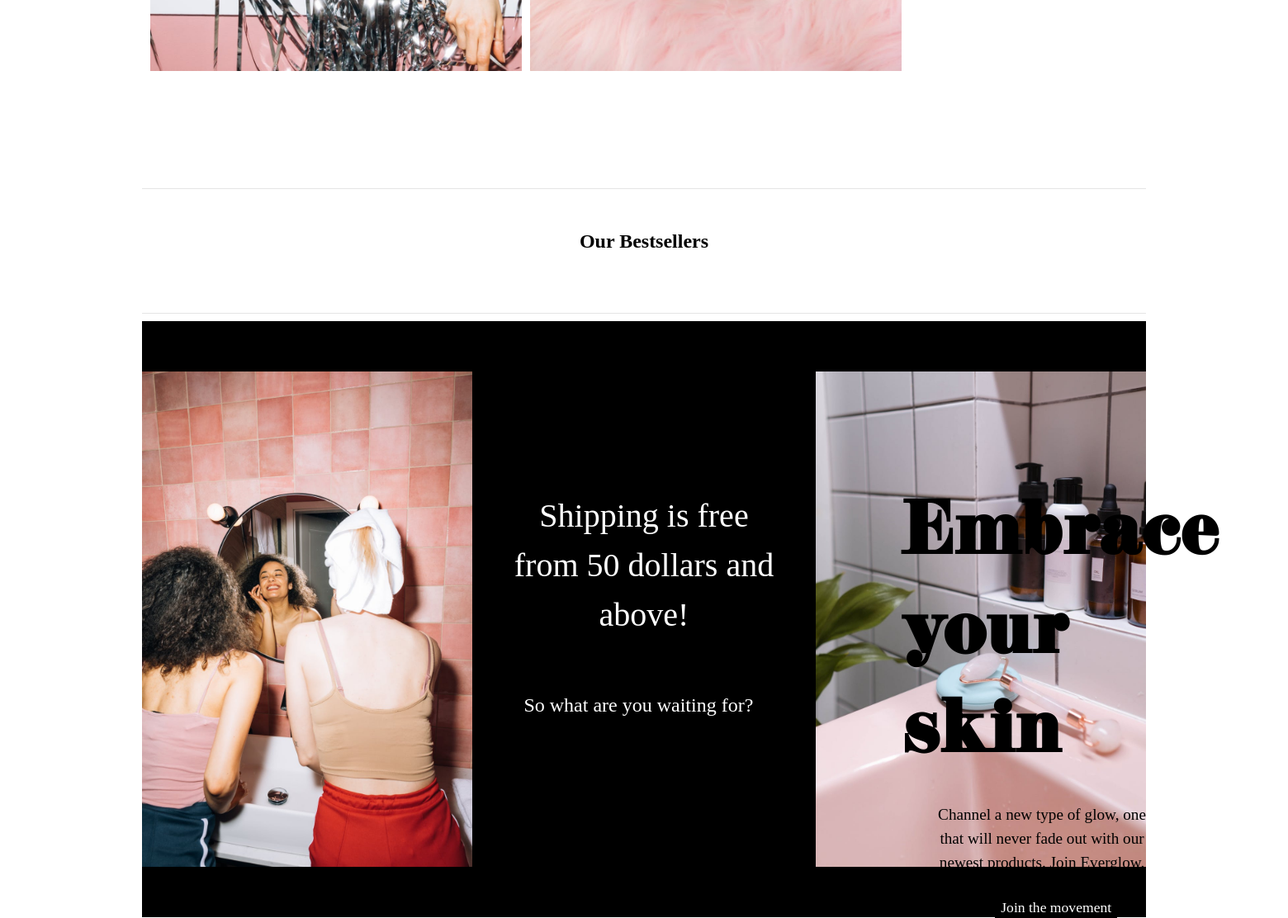
Page /accueil (middle part) on the earlier database version.
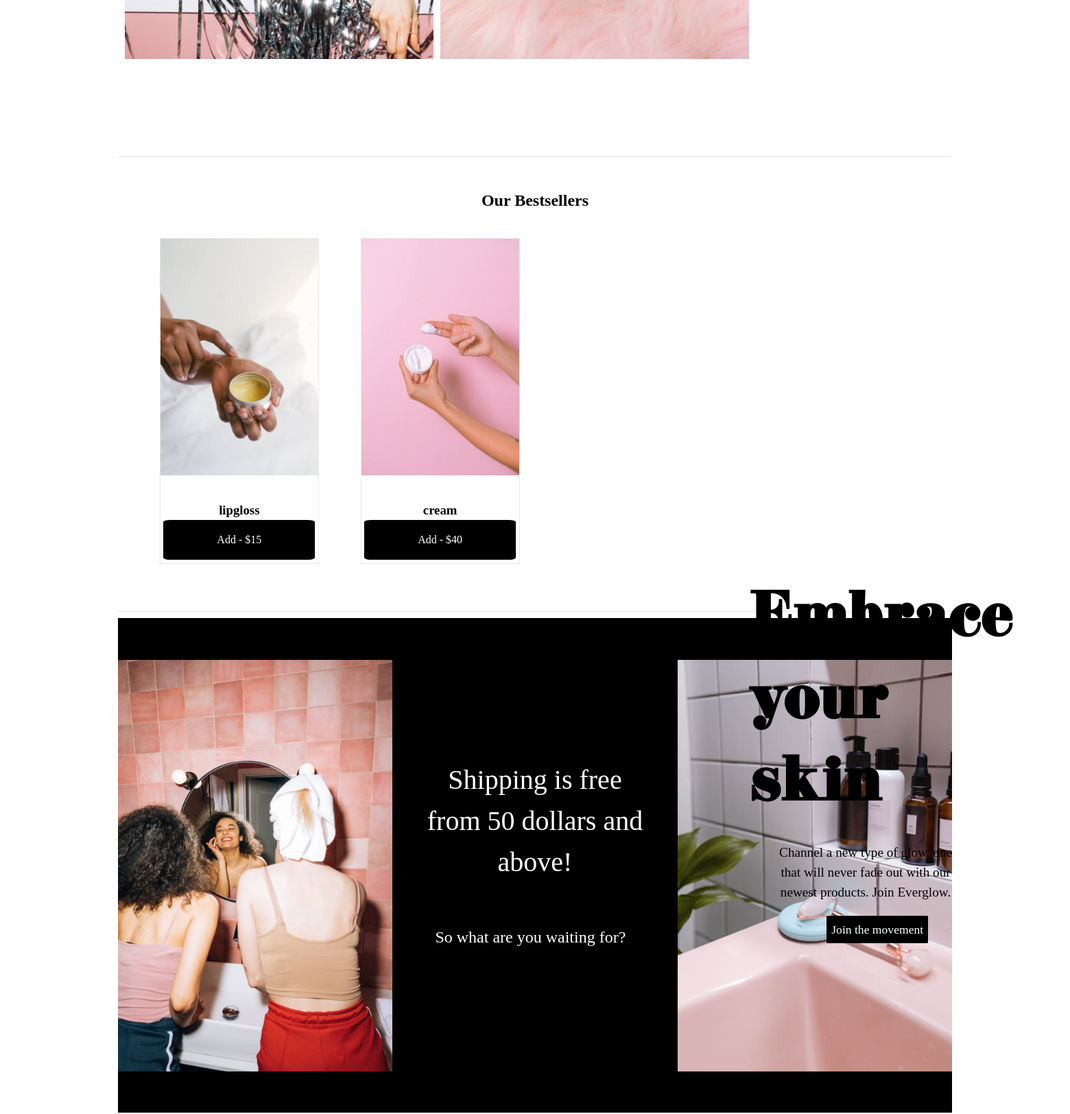
Same page on the later database version.
### tables this page shows
CREATE TABLE IF NOT EXISTS `products` (
  `id` int(11) NOT NULL AUTO_INCREMENT,
  `name` varchar(255) NOT NULL,
  `description` varchar(1000) NOT NULL,
  `price` float NOT NULL,
  `id_categorie` int(11) NOT NULL,
  `id_sous_categorie` int(11) NOT NULL,
  `tags` varchar(1000) DEFAULT NULL,
  PRIMARY KEY (`id`),
  KEY `relation_product_cat` (`id_categorie`),
  KEY `relation_product_sous_cat` (`id_sous_categorie`)
);

### libraries/Renderer.php (called while the page is built, shortened)
<?php
class Renderer {
    public static function render(string $fichier, array $donnees = [], string $template = 'layout')
    {
        extract($donnees);
        require_once 'views/'.$fichier.'.html.php';
        $content = ob_get_clean();
        require_once 'views/'.$template.'.html.php';
    }
}

### controllers/CommandsController.php (called while the page is built)
<?php
require_once('libraries/Renderer.php');
class CommandsController extends Controller
{
    public static function selectBestsellers(){
        $model = new CommandsModel();
        $bestsellers = $model->findBestsellers();
        Renderer::render('accueil' , compact('bestsellers'));
    }
}
?>

### index.php (called while the page is built, shortened)
<?php
Router::process();
?>

### libraries/Database.php (called while the page is built)
<?php
class Database
{
    protected static $instance = null;
    public static function getPdo()
    {
        if(self::$instance == null){
        try {
        self::$instance = new PDO('mysql:host=localhost;dbname=boutique;charset=utf8', 'root', '', [
            PDO::ATTR_ERRMODE => PDO::ERRMODE_EXCEPTION,
            PDO::ATTR_DEFAULT_FETCH_MODE => PDO::FETCH_ASSOC
        ]);
        } catch (PDOException $e) {
            die('Erreur : ' .$e->getMessage());
        }
        }
        return self::$instance;
    }
}

### models/CommandsModel.php (called while the page is built, shortened)
<?php
class CommandsModel extends Model
{
    public function findBestsellers()
    {
        $this->database = DataBase::getPdo();
        $bag=$this->database -> prepare('SELECT commands.id_product, products.id, products.name, products.price, images.url_image FROM `commands` INNER JOIN products ON products.id = commands.id_product INNER JOIN images ON products.id = images.id_product GROUP BY `id_product` ORDER BY COUNT(*) DESC LIMIT 4');
        $bag-> execute();
        $resultBag=$bag->fetchAll();
        return($resultBag);
    }
}

### views/accueil.html.php (the view, shortened to what this page needs)
<article>
    <section class="images-accueil">
        <div id="accueil-img">
        </div>
        <div id="accueil-text">
            <h1>Embrace your skin</h1>
            <p>Channel a new type of glow, one that will never fade out with our newest products.
                Join Everglow.
            </p>
            <button>Join the movement</button>
        </div>
    </section>
    <section class="accueil-bestsellers">
        <hr>
        <h2>Our Bestsellers</h2>
        <div class='wrapper'>
        <?php
            foreach($bestsellers as $bestseller)
            {
                ?>
                <div class='bestsellers-products'>
                    <div class="bestsellers-img">
                      <img src='uploads/<?= $bestseller['url_image'] ?>'/>
                    </div>
                    <div class='intern-case'>
                        <h3><a href='products/<?= $bestseller['id'] ?>'><?= $bestseller['name'] ?></a></h3>
                        <button><p id=''>Add  -  $<?= $bestseller['price'] ?></p></button>
                    </div>
                </div>
                <?php
            }
        ?>
        </div>
    </section>
    <section class="accueil-banderole">
        <hr>
        <div class="banderole">
            <img src="images/generalvibe/imgvibe3.jpeg" width="400px">
            <div class="text-banderole">
                <p class="accroche-banderole">Shipping is free from 50 dollars and above!</p>
                <p class="p-banderole">So what are you waiting for?</p>
            </div>
            <img src="images/generalvibe/vibe.jpeg" width="400px">
        </div>
    </section>
</article>

### libraries/Router.php (shortened to what this page needs)
<?php
class Router
{
    public static function process()
    {
        if(!empty($_GET['p']))
        {
            $url = explode('/', filter_var($_GET['p'], FILTER_SANITIZE_URL));
            if(!empty($url[0]))
            {
                if($url[0] == 'accueil'){
                    CommandsController::selectBestsellers();
                } elseif ($url[0] == 'about') {
                    Renderer::render('about');
                } elseif ($url[0] == 'quizz') {
                    Renderer::render('quizz');
                }
            }
            }
        }
}

### views/layout.html.php (shortened to what this page needs)
<!DOCTYPE html>
<html lang="en">
<head>
    <link rel="stylesheet" href="style.css">
    <link href="image/fontawesome-free-5.15.4-web.zip/css/all.css" rel="stylesheet">
</head>
<body>
    <div class="flex-wrapper">
        <main>
            <div class="container">
                <?= $content ?>
            </div>
        </main>
    </div>
</body>
</html>

### style.css (style rules this page uses)
:root { --clr-black: 0, 0, 0; --clr-white: 255, 255, 255; --clr-lightpink: 250, 225, 221; --clr-pink: 254, 197, 187; --clr-mint: 216, 226, 220; --clr-lightgrey: 232, 232, 228; }
*, *::before, *::after { box-sizing: border-box; }
body, h1, h2, h3, h4, figure, picture { margin: 0; padding: 0; }
html { padding: 0; margin: 0; width: 100%; }
body { line-height: 1.5; min-height: 100vh; }
.flex-wrapper { display: flex; min-height: 100vh; flex-direction: column; justify-content: space-between; }
img, picture { max-width: 100%; display: block; }
input, button, textarea, select { font: inherit; }
a { text-decoration: none; }
.container { padding: 0 2em; max-width: 80rem; margin-inline: auto; }
@media (min-width: 820px) { #accueil-img { display: flex; flex-direction: row; padding: 3% 0; } }
@media (min-width: 820px) { #accueil-text h1 { font-size: 5em; } }
@media (min-width: 820px) { #accueil-text { text-align: center; width: 80%; margin-left: auto; margin-right: auto; } }
@media (min-width: 1224px) { #accueil-text h1 { font-size: 5em; text-align: left; } }
@media (min-width: 1224px) { .images-accueil { display: flex; flex-direction: row; padding: 3% 0; } }
@media (min-width: 1224px) { #accueil-text { position: absolute; right: 10%; top: 50%; width: 20vw; } }
@media (min-width: 1224px) { #accueil-text button { margin-left: 20%; } }
@media (min-width: 1224px) { .bestsellers-img { width: 230px; height: 80%; } }
@media (min-width: 1224px) { .bestsellers-img img { object-fit: cover; height: 100%; width: 100%; } }
#accueil-text h1 { font-family: Titreprincipal; }
#accueil-text p { font-family: LoremIpsum; font-size: 1.2em; margin-left: 9%; }
#accueil-text button { font-size: 1.1em; background-color: rgb(var(--clr-black)); color: rgb(var(--clr-white)); border-radius: 2%; border: 1px solid black; padding: 2%; }
.accueil-bestsellers { padding: 5% 0; }
.accueil-bestsellers h2 { padding-top: 3%; font-family: SousTitreouAccent; display: flex; justify-content: center; }
.wrapper { display: flex; flex-direction: row; }
.bestsellers-products { display: flex; flex-direction: column; margin-left: 5%; margin-top: 3%; border: 1px solid rgb(var(--clr-lightgrey)); }
.intern-case { padding: 2%; }
.bestsellers-products h3 { text-align: center; margin-top: 15%; font-family: LoremIpsum; }
.bestsellers-products a { color: #000; }
.bestsellers-products button { background-color: #000; color: white; border: none; width: 100%; border-radius: 5%; font-family: LoremIpsum; cursor: pointer; }
hr { border: 0; height: 0; border-top: 1px solid rgba(0, 0, 0, 0.1); border-bottom: 1px solid rgba(255, 255, 255, 0.3); }
.banderole { padding: 5% 0; background-color: rgb(var(--clr-black)); width: 100%; display: flex; flex-direction: row; justify-content: space-between; color: white; }
.accroche-banderole { font-size: 2.5rem; font-family: LoremIpsum; text-align: center; width: 90%; padding: 5%; margin-left: 5%; margin-top: 30%; }
.p-banderole { font-size: 1.5rem; font-family: LoremIpsum; margin-left: 15%; }
@media (min-width: 821px) { h1 { margin-top: 3vh; margin-bottom: 3vh; font-family: "Titreprincipal"; } }

Differences in the rows shown:
added products: shows a picture, name "lipgloss", price "15"
added products: shows a picture, name "cream", price "40"
